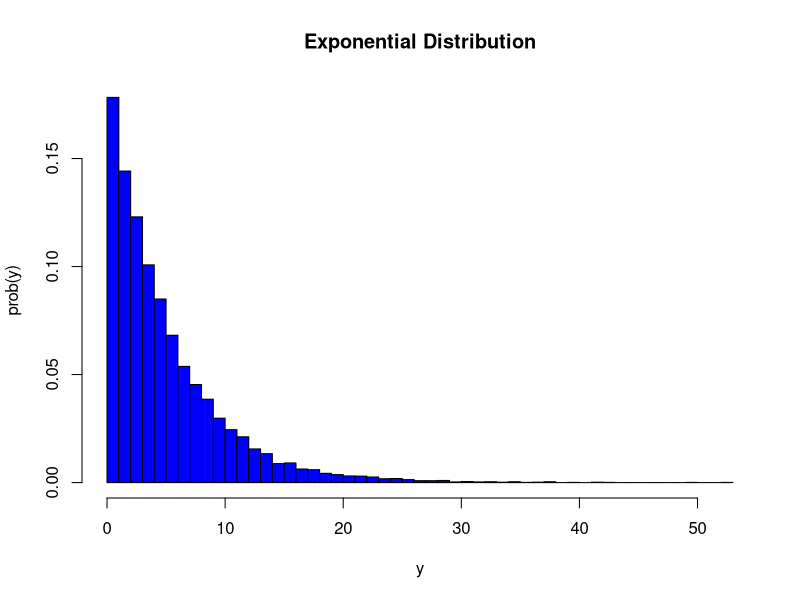
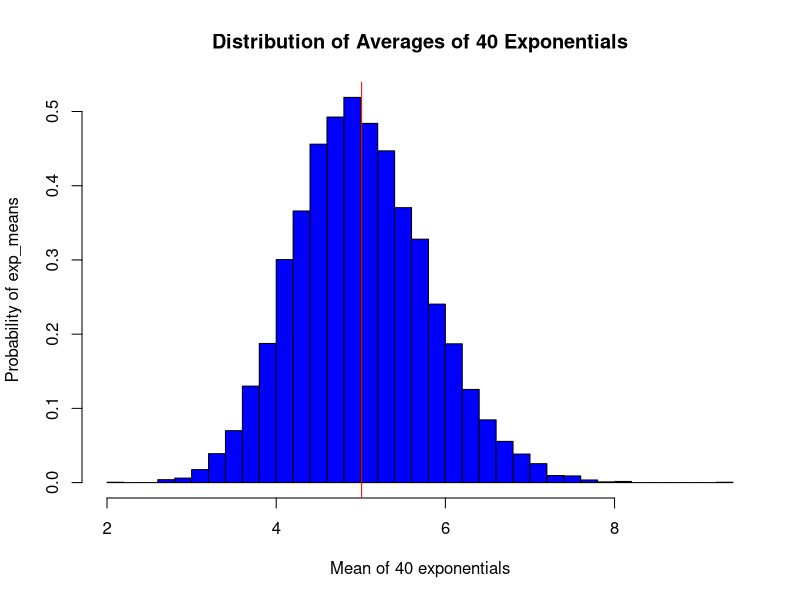
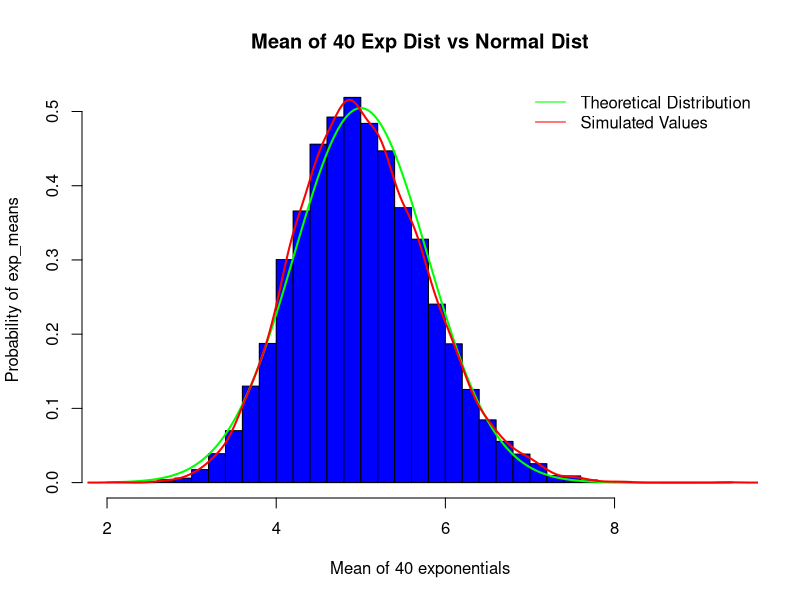

Write R code to recreate these figures, in order.
## ---- chunk 1
set.seed(5)
lambda = 0.2
n = 10000
y <- rexp(n, rate = lambda)
hist(y,prob=TRUE,ylab="prob(y)",col="blue",breaks=50,main="Exponential Distribution")
mean_y <- round(mean(y),2)
mean_y
sd_y <- round(sd(y),2)
sd_y 
## ---- chunk 2
exp_means = NULL

for(i in 1 : n) exp_means = c(exp_means,mean(rexp(40, rate = lambda)))
sample_mean = round(mean(exp_means),2)
sample_mean
hist(exp_means,prob=TRUE,xlab="Mean of 40 exponentials",ylab="Probability of exp_means",col="blue",breaks=50,main="Distribution of Averages of 40 Exponentials")
abline(v=sample_mean,col="red")
# a red line is added to the histogram at the value of the sample_mean
## ---- chunk 3
var_exp_means = round(var(exp_means),4)
var_exp_means
## ---- chunk 4
x_norm = seq(min(exp_means),max(exp_means),length=n)
y_norm = dnorm(x_norm, mean = 1/lambda, sd = 1/lambda/sqrt(40))
hist(exp_means,prob=TRUE,xlab="Mean of 40 exponentials",ylab="Probability of exp_means",col="blue",breaks=50,main="Mean of 40 Exp Dist vs Normal Dist")
lines(x_norm,y_norm,pch=22,col="green",lwd=2)
lines(density(exp_means), pch=22,col="red",lwd=2)
legend('topright',c("Theoretical Distribution","Simulated Values"),
       bty="n",lty=c(1),col=c("green","red"))
